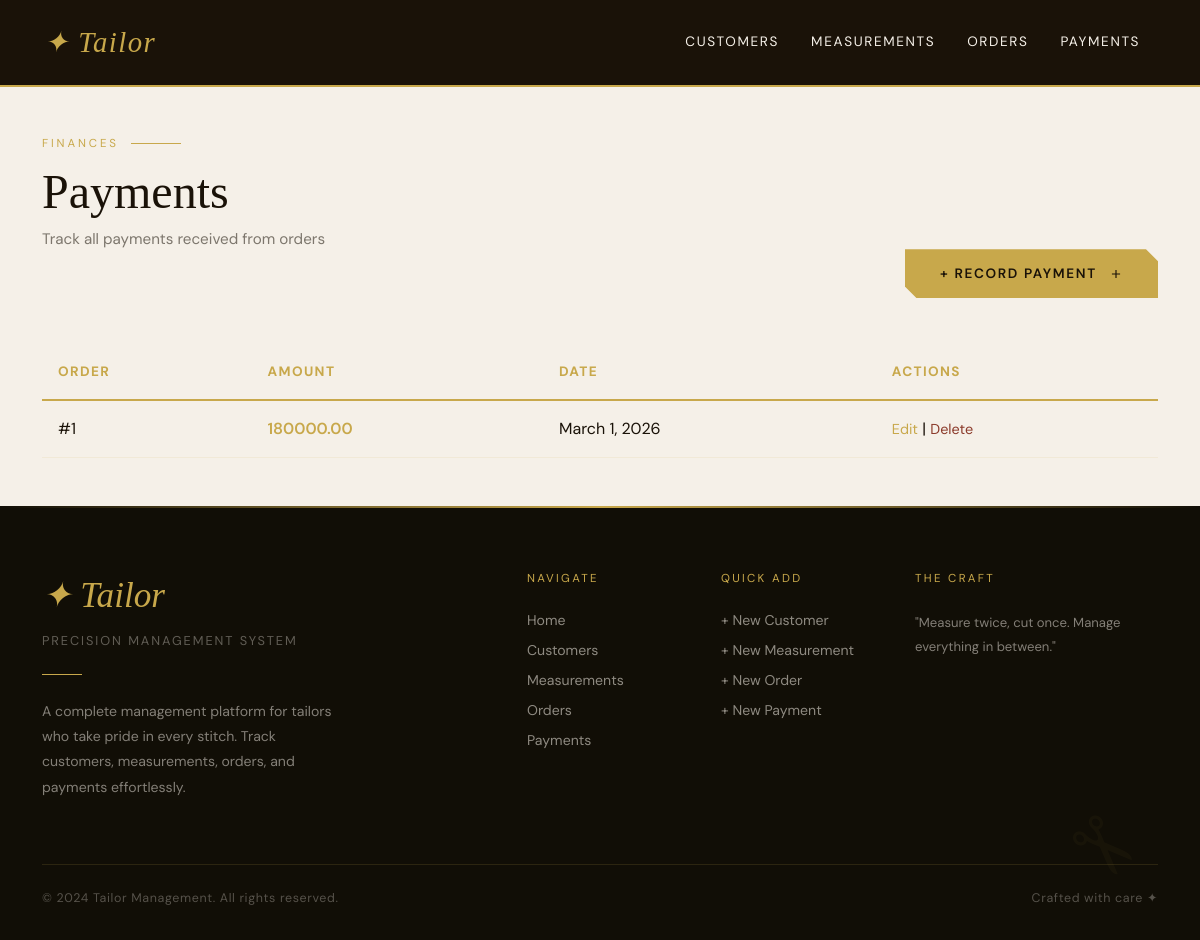
The page /payments/ on the database its author committed.
### tailor/models.py (models this page shows, shortened)
class Payment(models.Model):
    order = models.ForeignKey(Order, on_delete=models.CASCADE)
    amount_paid = models.DecimalField(max_digits=10, decimal_places=2)
    payment_date = models.DateField(auto_now_add=True)

class Order(models.Model):
    STATUS_CHOICES = (
        ('Pending', 'Pending'),
        ('In Progress', 'In Progress'),
        ('Ready', 'Ready'),
        ('Delivered', 'Delivered'),
    )
    customer = models.ForeignKey(Customer, on_delete=models.CASCADE)
    dress_type = models.CharField(max_length=100)
    fabric_provided = models.BooleanField(default=True)
    total_price = models.DecimalField(max_digits=10, decimal_places=2)
    advance_payment = models.DecimalField(max_digits=10, decimal_places=2)
    order_date = models.DateField(auto_now_add=True)
    delivery_date = models.DateField()
    status = models.CharField(max_length=20, choices=STATUS_CHOICES, default='Pending')

### tailor/views.py (the view)
# urls.py: path('payments/', views.PaymentListView.as_view(), name='payment-list'),
class PaymentListView(generic.ListView):
    model = Payment
    template_name = 'tailor/payment_list.html'
    context_object_name = 'payments'

### tailor/templates/tailor/payment_list.html (shortened to what this page needs)
{% extends 'tailor/base.html' %}
{% block content %}
<div class="page-content">
  <div class="container">
    <div class="row mb-5 reveal">
      <div class="col-lg-6">
        <p class="section-label">Finances</p>
        <h2 class="section-heading">Payments</h2>
        <p class="section-sub">Track all payments received from orders</p>
      </div>
      <div class="col-lg-6 d-flex align-items-end justify-content-lg-end">
        <a href="{% url 'payment-add' %}" class="hero-cta" style="animation: none; opacity: 1;">
          + Record Payment
          <svg width="14" height="14" viewBox="0 0 24 24" fill="none" stroke="currentColor" stroke-width="2"><path d="M12 5v14m-7-7h14"/></svg>
        </a>
      </div>
    </div>
    {% if object_list %}
    <div style="overflow-x: auto;">
      <table style="width: 100%; border-collapse: collapse;">
        <thead>
          <tr style="border-bottom: 2px solid var(--gold);">
            <th style="text-align: left; padding: 1rem; color: var(--gold); font-size: 0.85rem; text-transform: uppercase; letter-spacing: 0.1em;">Order</th>
            <th style="text-align: left; padding: 1rem; color: var(--gold); font-size: 0.85rem; text-transform: uppercase; letter-spacing: 0.1em;">Amount</th>
            <th style="text-align: left; padding: 1rem; color: var(--gold); font-size: 0.85rem; text-transform: uppercase; letter-spacing: 0.1em;">Date</th>
            <th style="text-align: left; padding: 1rem; color: var(--gold); font-size: 0.85rem; text-transform: uppercase; letter-spacing: 0.1em;">Actions</th>
          </tr>
        </thead>
        <tbody>
          {% for p in object_list %}
          <tr style="border-bottom: 1px solid rgba(200,168,75,0.1);">
            <td style="padding: 1rem;"><a href="{% url 'payment-detail' p.pk %}" style="color: var(--ink); text-decoration: none;">#{{ p.order.id }}</a></td>
            <td style="padding: 1rem; color: var(--gold); font-weight: 600;">{{ p.amount_paid }}</td>
            <td style="padding: 1rem;">{{ p.payment_date }}</td>
            <td style="padding: 1rem;">
              <a href="{% url 'payment-edit' p.pk %}" style="color: var(--gold); text-decoration: none; font-size: 0.9rem;">Edit</a> |
              <a href="{% url 'payment-delete' p.pk %}" style="color: var(--rust); text-decoration: none; font-size: 0.9rem;">Delete</a>
            </td>
          </tr>
          {% endfor %}
        </tbody>
      </table>
    </div>
    {% else %}
    <div class="text-center mt-4" style="color: rgba(26,18,8,0.5); font-size: 0.9rem;">
      No payments yet. <a href="{% url 'payment-add' %}" style="color: var(--gold);">Record first payment →</a>
    </div>
    {% endif %}
  </div>
</div>
{% endblock %}

### tailor/templates/tailor/base.html (style rules this page uses)
:root { --ink: #1a1208; --cream: #f5f0e8; --gold: #c8a84b; --gold-light: #e8d5a0; --rust: #8b3a2a; --sage: #4a5e4a; --card-bg: #fffdf8; --shadow: rgba(26,18,8,0.12); }
* { margin: 0; padding: 0; box-sizing: border-box; }
body { font-family: 'DM Sans', sans-serif; background: var(--cream); color: var(--ink); overflow-x: hidden; }
.hero-cta { display: inline-flex; align-items: center; gap: 0.75rem; padding: 0.9rem 2.2rem; background: var(--gold); color: var(--ink); font-size: 0.85rem; letter-spacing: 0.12em; text-transform: uppercase; font-weight: 600; text-decoration: none; transition: all 0.3s ease; opacity: 0; animation: fadeUp 0.8s 1s ease forwards; clip-path: polygon(0 0, calc(100% - 12px) 0, 100% 12px, 100% 100%, 12px 100%, 0 calc(100% - 12px)); }
.section-label { font-size: 0.72rem; letter-spacing: 0.25em; text-transform: uppercase; color: var(--gold); margin-bottom: 0.75rem; display: flex; align-items: center; gap: 0.75rem; }
.section-label::after { content: ''; flex: 1; max-width: 50px; height: 1px; background: var(--gold); }
.section-heading { font-family: 'Playfair Display', serif; font-size: clamp(2rem, 4vw, 3.2rem); color: var(--ink); margin-bottom: 0.5rem; line-height: 1.15; }
.section-sub { color: rgba(26,18,8,0.55); font-size: 0.95rem; margin-bottom: 3rem; }
.page-content { min-height: 40vh; padding: 3rem 0; background: var(--cream); }
.reveal { opacity: 0; transform: translateY(30px); transition: opacity 0.7s ease, transform 0.7s ease; }
.reveal.visible { opacity: 1; transform: translateY(0); }

### rows shown on the page
Payment: order.id "1", amount_paid "180000.00", payment_date "March 1, 2026"
